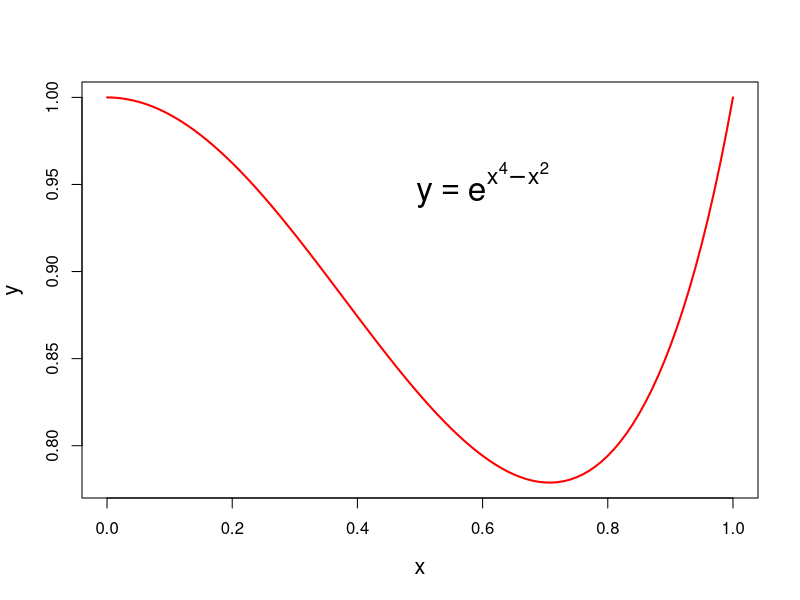

The R script that drew this image:
## ---- chunk 1
set.seed(5172013)
## ---- chunk 2
integrand_function <- function(x){
  return(exp(x^4 - x^2))
}
## ---- chunk 3
x_values <- c(0:100) / 100

plot(x_values, integrand_function(x_values), type = "l", lwd = 2, xlab = "x", ylab = "y", cex.lab = 1.3, col = "red")
text(0.6, 0.95, expression(y == e^{x^4 - x^2}), cex = 2)
## ---- chunk 4
det_int <- integrate(integrand_function, lower = 0, upper = 1)
## ---- chunk 5
names(det_int)

det_int$value
det_int$message
## ---- chunk 6
mcarlo_iterations <- 1000

unif_sample <- runif(mcarlo_iterations)
## ---- chunk 7
(mcarlo_int = mean(integrand_function(unif_sample)))
## ---- chunk 8
(mcarlo_error = sd(integrand_function(unif_sample))/sqrt(mcarlo_iterations))
## ---- chunk 9
(c(mcarlo_int - 1.96*mcarlo_error, mcarlo_int + 1.96*mcarlo_error))
## ---- chunk 10
(det_int)
## ---- chunk 11
alpha <- 2
beta <- 2
## ---- chunk 12
(beta_2nd_moment_theory <- alpha * (alpha + 1) / ((alpha + beta + 1) * (alpha + beta)))
## ---- chunk 13
beta_integrand <- function(x){
  return(x^2 * dbeta(x, shape1 = alpha, shape2 = beta))
}

(beta_2nd_moment_det <- integrate(beta_integrand, lower = 0, upper = 1))
## ---- chunk 14
beta_mcarlo_iterations <- 1000

beta_sample <- rbeta(beta_mcarlo_iterations, shape1=alpha, shape2=beta)

(beta_2nd_moment_mc <- mean(beta_sample^2))
## ---- chunk 15
(beta_mcarlo_error <- sd(beta_sample^2) / sqrt(beta_mcarlo_iterations))
## ---- chunk 16
c(
  beta_2nd_moment_mc - 1.96 * beta_mcarlo_error, 
  beta_2nd_moment_mc + 1.96 * beta_mcarlo_error
)
## ---- chunk 17
beta_2nd_moment_theory
beta_2nd_moment_det
beta_2nd_moment_mc

c(
  beta_2nd_moment_mc - 1.96 * beta_mcarlo_error, 
  beta_2nd_moment_mc + 1.96 * beta_mcarlo_error
)
## ---- chunk 18
alpha <- 2
beta <- 5
## ---- chunk 19
beta_integrand <- function(x){
  return(x^4 * dbeta(x, shape1 = alpha, shape2 = beta))
}

(beta_4th_moment_det <- integrate(beta_integrand, lower = 0, upper = 1))
## ---- chunk 20
beta_mcarlo_iterations <- 1000

beta_sample <- rbeta(beta_mcarlo_iterations, shape1 = alpha, shape2 = beta)

(beta_4th_moment_mc <- mean(beta_sample^4))
## ---- chunk 21
(beta_mcarlo_error <- sd(beta_sample^4) / sqrt(beta_mcarlo_iterations))

c(
  beta_4th_moment_mc - 1.96*beta_mcarlo_error, 
  beta_4th_moment_mc + 1.96*beta_mcarlo_error
)
## ---- chunk 22
beta_4th_moment_det
beta_4th_moment_mc

c(
  beta_4th_moment_mc - 1.96*beta_mcarlo_error, 
  beta_4th_moment_mc + 1.96*beta_mcarlo_error
)
## ---- chunk 23
integrand_function2 <- function(x){
  return(exp(-x^5))
}
## ---- chunk 24
(det_int2 <- integrate(integrand_function2, lower = 0, upper = Inf))
## ---- chunk 25
mcarlo_iterations2 <- 1000000
exp_rate <- 0.6
exp_sample <- rexp(mcarlo_iterations2, rate = exp_rate)

#artihmetic average
(mcarlo_int2 <- mean(integrand_function2(exp_sample) / dexp(exp_sample, rate = exp_rate)))
## ---- chunk 26
(mcarlo_error2 = sd(integrand_function2(exp_sample) / dexp(exp_sample, rate = exp_rate)) / sqrt(mcarlo_iterations2))
## ---- chunk 27
c(mcarlo_int2 - 1.96 * mcarlo_error2, mcarlo_int2 + 1.96 * mcarlo_error2)
## ---- chunk 28
det_int2
## ---- chunk 29
my_const <- 4.5
sim_size <- 1000000
## ---- chunk 30
(true_prob <- pnorm(my_const, lower.tail = FALSE))
## ---- chunk 31
naive_samples <- ifelse(rnorm(sim_size) > my_const, yes = 1, no = 0)
(naive_est <- mean(naive_samples))
## ---- chunk 32
shift_exp <- rexp(sim_size, rate = 1) + my_const
is_samples <- dnorm(shift_exp) / exp(-(shift_exp - my_const))
(is_est <- mean(is_samples))
## ---- chunk 33
print(true_prob)
print(naive_est)
print(is_est)
## ---- chunk 34
(naive_var_mc <- var(naive_samples) / sim_size)
(is_var_mc <- var(is_samples) / sim_size)
## ---- chunk 35
# Naive (not very useful, usually variance estimate is degenerate):
c(naive_est - 1.96 * sqrt(naive_var_mc), naive_est + 1.96 * sqrt(naive_var_mc))

# Importance Sampling:
c(is_est - 1.96 * sqrt(is_var_mc), is_est + 1.96 * sqrt(is_var_mc))
